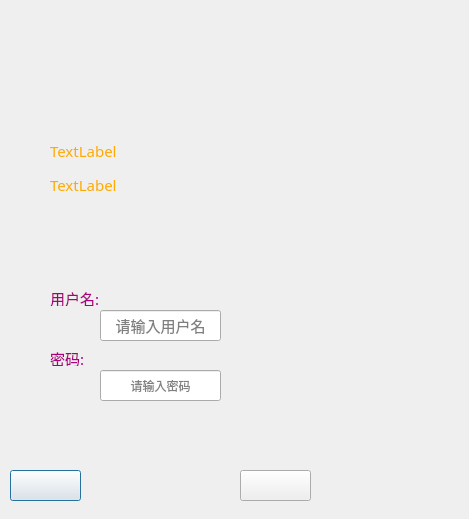
<?xml version="1.0" encoding="UTF-8"?>
<ui version="4.0">
 <class>Login</class>
 <widget class="QDialog" name="Login">
  <property name="geometry">
   <rect>
    <x>0</x>
    <y>0</y>
    <width>469</width>
    <height>519</height>
   </rect>
  </property>
  <property name="windowTitle">
   <string>Dialog</string>
  </property>
  <property name="autoFillBackground">
   <bool>false</bool>
  </property>
  <property name="styleSheet">
   <string notr="true">QDialog{
	border-image: url(:/images/welcome.png);
}

</string>
  </property>
  <widget class="QPushButton" name="pushButton">
   <property name="geometry">
    <rect>
     <x>10</x>
     <y>470</y>
     <width>71</width>
     <height>31</height>
    </rect>
   </property>
   <property name="styleSheet">
    <string notr="true"/>
   </property>
   <property name="text">
    <string/>
   </property>
  </widget>
  <widget class="QLabel" name="label_4">
   <property name="geometry">
    <rect>
     <x>50</x>
     <y>50</y>
     <width>111</width>
     <height>71</height>
    </rect>
   </property>
   <property name="styleSheet">
    <string notr="true">image: url(:/images/chatmore3.png);</string>
   </property>
   <property name="text">
    <string/>
   </property>
  </widget>
  <widget class="QLabel" name="label">
   <property name="geometry">
    <rect>
     <x>50</x>
     <y>290</y>
     <width>61</width>
     <height>16</height>
    </rect>
   </property>
   <property name="palette">
    <palette>
     <active>
      <colorrole role="WindowText">
       <brush brushstyle="SolidPattern">
        <color alpha="255">
         <red>170</red>
         <green>0</green>
         <blue>127</blue>
        </color>
       </brush>
      </colorrole>
      <colorrole role="Text">
       <brush brushstyle="SolidPattern">
        <color alpha="255">
         <red>170</red>
         <green>0</green>
         <blue>127</blue>
        </color>
       </brush>
      </colorrole>
     </active>
     <inactive>
      <colorrole role="WindowText">
       <brush brushstyle="SolidPattern">
        <color alpha="255">
         <red>170</red>
         <green>0</green>
         <blue>127</blue>
        </color>
       </brush>
      </colorrole>
      <colorrole role="Text">
       <brush brushstyle="SolidPattern">
        <color alpha="255">
         <red>170</red>
         <green>0</green>
         <blue>127</blue>
        </color>
       </brush>
      </colorrole>
     </inactive>
     <disabled>
      <colorrole role="WindowText">
       <brush brushstyle="SolidPattern">
        <color alpha="255">
         <red>120</red>
         <green>120</green>
         <blue>120</blue>
        </color>
       </brush>
      </colorrole>
      <colorrole role="Text">
       <brush brushstyle="SolidPattern">
        <color alpha="255">
         <red>120</red>
         <green>120</green>
         <blue>120</blue>
        </color>
       </brush>
      </colorrole>
     </disabled>
    </palette>
   </property>
   <property name="font">
    <font>
     <family>Adobe 黑体 Std R</family>
     <pointsize>11</pointsize>
    </font>
   </property>
   <property name="text">
    <string>用户名:</string>
   </property>
  </widget>
  <widget class="QLabel" name="label_5">
   <property name="geometry">
    <rect>
     <x>50</x>
     <y>350</y>
     <width>51</width>
     <height>16</height>
    </rect>
   </property>
   <property name="palette">
    <palette>
     <active>
      <colorrole role="WindowText">
       <brush brushstyle="SolidPattern">
        <color alpha="255">
         <red>170</red>
         <green>0</green>
         <blue>127</blue>
        </color>
       </brush>
      </colorrole>
     </active>
     <inactive>
      <colorrole role="WindowText">
       <brush brushstyle="SolidPattern">
        <color alpha="255">
         <red>170</red>
         <green>0</green>
         <blue>127</blue>
        </color>
       </brush>
      </colorrole>
     </inactive>
     <disabled>
      <colorrole role="WindowText">
       <brush brushstyle="SolidPattern">
        <color alpha="255">
         <red>120</red>
         <green>120</green>
         <blue>120</blue>
        </color>
       </brush>
      </colorrole>
     </disabled>
    </palette>
   </property>
   <property name="font">
    <font>
     <family>Adobe 黑体 Std R</family>
     <pointsize>11</pointsize>
    </font>
   </property>
   <property name="text">
    <string>密码:</string>
   </property>
  </widget>
  <widget class="QLineEdit" name="userlineEdit">
   <property name="geometry">
    <rect>
     <x>100</x>
     <y>310</y>
     <width>121</width>
     <height>31</height>
    </rect>
   </property>
   <property name="palette">
    <palette>
     <active/>
     <inactive/>
     <disabled/>
    </palette>
   </property>
   <property name="font">
    <font>
     <family>Adobe 仿宋 Std R</family>
     <pointsize>11</pointsize>
    </font>
   </property>
   <property name="styleSheet">
    <string notr="true"/>
   </property>
   <property name="alignment">
    <set>Qt::AlignCenter</set>
   </property>
   <property name="placeholderText">
    <string>请输入用户名</string>
   </property>
  </widget>
  <widget class="QLineEdit" name="pwdlineEdit">
   <property name="geometry">
    <rect>
     <x>100</x>
     <y>370</y>
     <width>121</width>
     <height>31</height>
    </rect>
   </property>
   <property name="font">
    <font>
     <pointsize>9</pointsize>
    </font>
   </property>
   <property name="inputMask">
    <string/>
   </property>
   <property name="text">
    <string/>
   </property>
   <property name="echoMode">
    <enum>QLineEdit::Password</enum>
   </property>
   <property name="alignment">
    <set>Qt::AlignCenter</set>
   </property>
   <property name="placeholderText">
    <string>请输入密码</string>
   </property>
  </widget>
  <widget class="QLabel" name="label_2">
   <property name="geometry">
    <rect>
     <x>50</x>
     <y>140</y>
     <width>201</width>
     <height>21</height>
    </rect>
   </property>
   <property name="palette">
    <palette>
     <active>
      <colorrole role="WindowText">
       <brush brushstyle="SolidPattern">
        <color alpha="255">
         <red>170</red>
         <green>0</green>
         <blue>127</blue>
        </color>
       </brush>
      </colorrole>
     </active>
     <inactive>
      <colorrole role="WindowText">
       <brush brushstyle="SolidPattern">
        <color alpha="255">
         <red>170</red>
         <green>0</green>
         <blue>127</blue>
        </color>
       </brush>
      </colorrole>
     </inactive>
     <disabled>
      <colorrole role="WindowText">
       <brush brushstyle="SolidPattern">
        <color alpha="255">
         <red>120</red>
         <green>120</green>
         <blue>120</blue>
        </color>
       </brush>
      </colorrole>
     </disabled>
    </palette>
   </property>
   <property name="font">
    <font>
     <family>Adobe 黑体 Std R</family>
     <pointsize>13</pointsize>
    </font>
   </property>
   <property name="text">
    <string>&lt;html&gt;&lt;head/&gt;&lt;body&gt;&lt;p&gt;&lt;span style=&quot; font-size:11pt; color:#ffaa00;&quot;&gt;TextLabel&lt;/span&gt;&lt;/p&gt;&lt;/body&gt;&lt;/html&gt;</string>
   </property>
  </widget>
  <widget class="QLabel" name="label_3">
   <property name="geometry">
    <rect>
     <x>50</x>
     <y>170</y>
     <width>191</width>
     <height>31</height>
    </rect>
   </property>
   <property name="palette">
    <palette>
     <active>
      <colorrole role="WindowText">
       <brush brushstyle="SolidPattern">
        <color alpha="255">
         <red>170</red>
         <green>0</green>
         <blue>127</blue>
        </color>
       </brush>
      </colorrole>
      <colorrole role="Text">
       <brush brushstyle="SolidPattern">
        <color alpha="255">
         <red>255</red>
         <green>170</green>
         <blue>0</blue>
        </color>
       </brush>
      </colorrole>
     </active>
     <inactive>
      <colorrole role="WindowText">
       <brush brushstyle="SolidPattern">
        <color alpha="255">
         <red>170</red>
         <green>0</green>
         <blue>127</blue>
        </color>
       </brush>
      </colorrole>
      <colorrole role="Text">
       <brush brushstyle="SolidPattern">
        <color alpha="255">
         <red>255</red>
         <green>170</green>
         <blue>0</blue>
        </color>
       </brush>
      </colorrole>
     </inactive>
     <disabled>
      <colorrole role="WindowText">
       <brush brushstyle="SolidPattern">
        <color alpha="255">
         <red>120</red>
         <green>120</green>
         <blue>120</blue>
        </color>
       </brush>
      </colorrole>
      <colorrole role="Text">
       <brush brushstyle="SolidPattern">
        <color alpha="255">
         <red>120</red>
         <green>120</green>
         <blue>120</blue>
        </color>
       </brush>
      </colorrole>
     </disabled>
    </palette>
   </property>
   <property name="font">
    <font>
     <family>Adobe 黑体 Std R</family>
     <pointsize>13</pointsize>
    </font>
   </property>
   <property name="text">
    <string>&lt;html&gt;&lt;head/&gt;&lt;body&gt;&lt;p&gt;&lt;span style=&quot; font-size:11pt; color:#ffaa00;&quot;&gt;TextLabel&lt;/span&gt;&lt;/p&gt;&lt;/body&gt;&lt;/html&gt;</string>
   </property>
  </widget>
  <widget class="QPushButton" name="pushButton_2">
   <property name="geometry">
    <rect>
     <x>240</x>
     <y>470</y>
     <width>71</width>
     <height>31</height>
    </rect>
   </property>
   <property name="text">
    <string/>
   </property>
  </widget>
  <zorder>label_4</zorder>
  <zorder>pushButton</zorder>
  <zorder>label</zorder>
  <zorder>label_5</zorder>
  <zorder>userlineEdit</zorder>
  <zorder>pwdlineEdit</zorder>
  <zorder>label_2</zorder>
  <zorder>label_3</zorder>
  <zorder>pushButton_2</zorder>
 </widget>
 <resources/>
 <connections/>
</ui>
